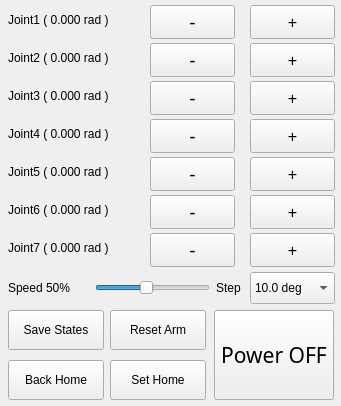
<?xml version="1.0" encoding="UTF-8"?>
<ui version="4.0">
 <class>Form</class>
 <widget class="QWidget" name="Form">
  <property name="geometry">
   <rect>
    <x>0</x>
    <y>0</y>
    <width>341</width>
    <height>406</height>
   </rect>
  </property>
  <property name="minimumSize">
   <size>
    <width>324</width>
    <height>356</height>
   </size>
  </property>
  <property name="maximumSize">
   <size>
    <width>500</width>
    <height>500</height>
   </size>
  </property>
  <property name="cursor">
   <cursorShape>ArrowCursor</cursorShape>
  </property>
  <property name="windowTitle">
   <string>Oil HMI</string>
  </property>
  <property name="autoFillBackground">
   <bool>false</bool>
  </property>
  <widget class="QPushButton" name="pushButton7_2">
   <property name="geometry">
    <rect>
     <x>250</x>
     <y>233</y>
     <width>85</width>
     <height>34</height>
    </rect>
   </property>
   <property name="font">
    <font>
     <family>Ubuntu</family>
     <pointsize>12</pointsize>
     <weight>50</weight>
     <italic>false</italic>
     <bold>false</bold>
    </font>
   </property>
   <property name="cursor">
    <cursorShape>PointingHandCursor</cursorShape>
   </property>
   <property name="text">
    <string>+</string>
   </property>
  </widget>
  <widget class="QPushButton" name="pushButton2_2">
   <property name="geometry">
    <rect>
     <x>250</x>
     <y>43</y>
     <width>85</width>
     <height>34</height>
    </rect>
   </property>
   <property name="font">
    <font>
     <family>Ubuntu</family>
     <pointsize>12</pointsize>
     <weight>50</weight>
     <italic>false</italic>
     <bold>false</bold>
    </font>
   </property>
   <property name="cursor">
    <cursorShape>PointingHandCursor</cursorShape>
   </property>
   <property name="text">
    <string>+</string>
   </property>
  </widget>
  <widget class="QLabel" name="label_6">
   <property name="geometry">
    <rect>
     <x>8</x>
     <y>194</y>
     <width>130</width>
     <height>32</height>
    </rect>
   </property>
   <property name="text">
    <string>Joint6 ( 0.000 rad )</string>
   </property>
  </widget>
  <widget class="QPushButton" name="pushButton1_1">
   <property name="geometry">
    <rect>
     <x>150</x>
     <y>5</y>
     <width>85</width>
     <height>34</height>
    </rect>
   </property>
   <property name="font">
    <font>
     <family>Ubuntu</family>
     <pointsize>14</pointsize>
     <weight>50</weight>
     <italic>false</italic>
     <bold>false</bold>
    </font>
   </property>
   <property name="cursor">
    <cursorShape>PointingHandCursor</cursorShape>
   </property>
   <property name="text">
    <string>-</string>
   </property>
  </widget>
  <widget class="QPushButton" name="pushButton3_1">
   <property name="geometry">
    <rect>
     <x>150</x>
     <y>81</y>
     <width>85</width>
     <height>34</height>
    </rect>
   </property>
   <property name="font">
    <font>
     <family>Ubuntu</family>
     <pointsize>14</pointsize>
     <weight>50</weight>
     <italic>false</italic>
     <bold>false</bold>
    </font>
   </property>
   <property name="cursor">
    <cursorShape>PointingHandCursor</cursorShape>
   </property>
   <property name="text">
    <string>-</string>
   </property>
  </widget>
  <widget class="QPushButton" name="pushButton6_2">
   <property name="geometry">
    <rect>
     <x>250</x>
     <y>195</y>
     <width>85</width>
     <height>34</height>
    </rect>
   </property>
   <property name="font">
    <font>
     <family>Ubuntu</family>
     <pointsize>12</pointsize>
     <weight>50</weight>
     <italic>false</italic>
     <bold>false</bold>
    </font>
   </property>
   <property name="cursor">
    <cursorShape>PointingHandCursor</cursorShape>
   </property>
   <property name="text">
    <string>+</string>
   </property>
  </widget>
  <widget class="QPushButton" name="pushButton2_1">
   <property name="geometry">
    <rect>
     <x>150</x>
     <y>43</y>
     <width>85</width>
     <height>34</height>
    </rect>
   </property>
   <property name="font">
    <font>
     <family>Ubuntu</family>
     <pointsize>14</pointsize>
     <weight>50</weight>
     <italic>false</italic>
     <bold>false</bold>
    </font>
   </property>
   <property name="cursor">
    <cursorShape>PointingHandCursor</cursorShape>
   </property>
   <property name="text">
    <string>-</string>
   </property>
  </widget>
  <widget class="QPushButton" name="pushButton7_1">
   <property name="geometry">
    <rect>
     <x>150</x>
     <y>233</y>
     <width>85</width>
     <height>34</height>
    </rect>
   </property>
   <property name="font">
    <font>
     <family>Ubuntu</family>
     <pointsize>14</pointsize>
     <weight>50</weight>
     <italic>false</italic>
     <bold>false</bold>
    </font>
   </property>
   <property name="cursor">
    <cursorShape>PointingHandCursor</cursorShape>
   </property>
   <property name="text">
    <string>-</string>
   </property>
  </widget>
  <widget class="QLabel" name="label_5">
   <property name="geometry">
    <rect>
     <x>8</x>
     <y>156</y>
     <width>130</width>
     <height>32</height>
    </rect>
   </property>
   <property name="text">
    <string>Joint5 ( 0.000 rad )</string>
   </property>
  </widget>
  <widget class="QLabel" name="label_2">
   <property name="geometry">
    <rect>
     <x>8</x>
     <y>42</y>
     <width>130</width>
     <height>32</height>
    </rect>
   </property>
   <property name="text">
    <string>Joint2 ( 0.000 rad )</string>
   </property>
  </widget>
  <widget class="QPushButton" name="pushButton3_2">
   <property name="geometry">
    <rect>
     <x>250</x>
     <y>81</y>
     <width>85</width>
     <height>34</height>
    </rect>
   </property>
   <property name="font">
    <font>
     <family>Ubuntu</family>
     <pointsize>12</pointsize>
     <weight>50</weight>
     <italic>false</italic>
     <bold>false</bold>
    </font>
   </property>
   <property name="cursor">
    <cursorShape>PointingHandCursor</cursorShape>
   </property>
   <property name="text">
    <string>+</string>
   </property>
  </widget>
  <widget class="QLabel" name="label_4">
   <property name="geometry">
    <rect>
     <x>8</x>
     <y>118</y>
     <width>130</width>
     <height>32</height>
    </rect>
   </property>
   <property name="text">
    <string>Joint4 ( 0.000 rad )</string>
   </property>
  </widget>
  <widget class="QLabel" name="label_1">
   <property name="geometry">
    <rect>
     <x>8</x>
     <y>4</y>
     <width>130</width>
     <height>32</height>
    </rect>
   </property>
   <property name="text">
    <string>Joint1 ( 0.000 rad )</string>
   </property>
  </widget>
  <widget class="QPushButton" name="pushButton6_1">
   <property name="geometry">
    <rect>
     <x>150</x>
     <y>195</y>
     <width>85</width>
     <height>34</height>
    </rect>
   </property>
   <property name="font">
    <font>
     <family>Ubuntu</family>
     <pointsize>14</pointsize>
     <weight>50</weight>
     <italic>false</italic>
     <bold>false</bold>
    </font>
   </property>
   <property name="cursor">
    <cursorShape>PointingHandCursor</cursorShape>
   </property>
   <property name="text">
    <string>-</string>
   </property>
  </widget>
  <widget class="QPushButton" name="pushButton5_2">
   <property name="geometry">
    <rect>
     <x>250</x>
     <y>157</y>
     <width>85</width>
     <height>34</height>
    </rect>
   </property>
   <property name="font">
    <font>
     <family>Ubuntu</family>
     <pointsize>12</pointsize>
     <weight>50</weight>
     <italic>false</italic>
     <bold>false</bold>
    </font>
   </property>
   <property name="cursor">
    <cursorShape>PointingHandCursor</cursorShape>
   </property>
   <property name="text">
    <string>+</string>
   </property>
  </widget>
  <widget class="QPushButton" name="pushButton4_2">
   <property name="geometry">
    <rect>
     <x>250</x>
     <y>119</y>
     <width>85</width>
     <height>34</height>
    </rect>
   </property>
   <property name="font">
    <font>
     <family>Ubuntu</family>
     <pointsize>12</pointsize>
     <weight>50</weight>
     <italic>false</italic>
     <bold>false</bold>
    </font>
   </property>
   <property name="cursor">
    <cursorShape>PointingHandCursor</cursorShape>
   </property>
   <property name="text">
    <string>+</string>
   </property>
  </widget>
  <widget class="QLabel" name="label_3">
   <property name="geometry">
    <rect>
     <x>8</x>
     <y>80</y>
     <width>130</width>
     <height>32</height>
    </rect>
   </property>
   <property name="text">
    <string>Joint3 ( 0.000 rad )</string>
   </property>
  </widget>
  <widget class="QPushButton" name="pushButton5_1">
   <property name="geometry">
    <rect>
     <x>150</x>
     <y>157</y>
     <width>85</width>
     <height>34</height>
    </rect>
   </property>
   <property name="font">
    <font>
     <family>Ubuntu</family>
     <pointsize>14</pointsize>
     <weight>50</weight>
     <italic>false</italic>
     <bold>false</bold>
    </font>
   </property>
   <property name="cursor">
    <cursorShape>PointingHandCursor</cursorShape>
   </property>
   <property name="text">
    <string>-</string>
   </property>
  </widget>
  <widget class="QPushButton" name="pushButton1_2">
   <property name="geometry">
    <rect>
     <x>250</x>
     <y>5</y>
     <width>85</width>
     <height>34</height>
    </rect>
   </property>
   <property name="font">
    <font>
     <family>Ubuntu</family>
     <pointsize>12</pointsize>
     <weight>50</weight>
     <italic>false</italic>
     <bold>false</bold>
    </font>
   </property>
   <property name="cursor">
    <cursorShape>PointingHandCursor</cursorShape>
   </property>
   <property name="text">
    <string>+</string>
   </property>
  </widget>
  <widget class="QLabel" name="label_7">
   <property name="geometry">
    <rect>
     <x>8</x>
     <y>232</y>
     <width>130</width>
     <height>32</height>
    </rect>
   </property>
   <property name="text">
    <string>Joint7 ( 0.000 rad )</string>
   </property>
  </widget>
  <widget class="QPushButton" name="pushButton4_1">
   <property name="geometry">
    <rect>
     <x>150</x>
     <y>119</y>
     <width>85</width>
     <height>34</height>
    </rect>
   </property>
   <property name="font">
    <font>
     <family>Ubuntu</family>
     <pointsize>14</pointsize>
     <weight>50</weight>
     <italic>false</italic>
     <bold>false</bold>
    </font>
   </property>
   <property name="cursor">
    <cursorShape>PointingHandCursor</cursorShape>
   </property>
   <property name="text">
    <string>-</string>
   </property>
  </widget>
  <widget class="QPushButton" name="saveButton">
   <property name="geometry">
    <rect>
     <x>8</x>
     <y>310</y>
     <width>96</width>
     <height>40</height>
    </rect>
   </property>
   <property name="minimumSize">
    <size>
     <width>96</width>
     <height>30</height>
    </size>
   </property>
   <property name="maximumSize">
    <size>
     <width>120</width>
     <height>120</height>
    </size>
   </property>
   <property name="cursor">
    <cursorShape>PointingHandCursor</cursorShape>
   </property>
   <property name="text">
    <string>Save States</string>
   </property>
  </widget>
  <widget class="QPushButton" name="powerButton">
   <property name="geometry">
    <rect>
     <x>214</x>
     <y>310</y>
     <width>120</width>
     <height>90</height>
    </rect>
   </property>
   <property name="minimumSize">
    <size>
     <width>30</width>
     <height>30</height>
    </size>
   </property>
   <property name="maximumSize">
    <size>
     <width>200</width>
     <height>200</height>
    </size>
   </property>
   <property name="font">
    <font>
     <family>Ubuntu Mono</family>
     <pointsize>16</pointsize>
     <weight>50</weight>
     <italic>false</italic>
     <bold>false</bold>
    </font>
   </property>
   <property name="cursor">
    <cursorShape>PointingHandCursor</cursorShape>
   </property>
   <property name="text">
    <string>Power OFF</string>
   </property>
  </widget>
  <widget class="QPushButton" name="resetButton">
   <property name="geometry">
    <rect>
     <x>110</x>
     <y>310</y>
     <width>96</width>
     <height>40</height>
    </rect>
   </property>
   <property name="minimumSize">
    <size>
     <width>96</width>
     <height>30</height>
    </size>
   </property>
   <property name="maximumSize">
    <size>
     <width>120</width>
     <height>120</height>
    </size>
   </property>
   <property name="cursor">
    <cursorShape>PointingHandCursor</cursorShape>
   </property>
   <property name="text">
    <string>Reset Arm</string>
   </property>
  </widget>
  <widget class="QSlider" name="horizontalSlider">
   <property name="geometry">
    <rect>
     <x>95</x>
     <y>272</y>
     <width>115</width>
     <height>32</height>
    </rect>
   </property>
   <property name="cursor">
    <cursorShape>PointingHandCursor</cursorShape>
   </property>
   <property name="focusPolicy">
    <enum>Qt::StrongFocus</enum>
   </property>
   <property name="autoFillBackground">
    <bool>false</bool>
   </property>
   <property name="minimum">
    <number>10</number>
   </property>
   <property name="maximum">
    <number>100</number>
   </property>
   <property name="value">
    <number>50</number>
   </property>
   <property name="sliderPosition">
    <number>50</number>
   </property>
   <property name="orientation">
    <enum>Qt::Horizontal</enum>
   </property>
   <property name="tickPosition">
    <enum>QSlider::NoTicks</enum>
   </property>
   <property name="tickInterval">
    <number>8</number>
   </property>
  </widget>
  <widget class="QLabel" name="label_8">
   <property name="geometry">
    <rect>
     <x>8</x>
     <y>272</y>
     <width>91</width>
     <height>32</height>
    </rect>
   </property>
   <property name="text">
    <string>Speed 50%</string>
   </property>
  </widget>
  <widget class="QComboBox" name="comboBox">
   <property name="geometry">
    <rect>
     <x>250</x>
     <y>272</y>
     <width>85</width>
     <height>32</height>
    </rect>
   </property>
   <property name="currentIndex">
    <number>3</number>
   </property>
   <item>
    <property name="text">
     <string>90.0 deg</string>
    </property>
   </item>
   <item>
    <property name="text">
     <string>60.0 deg</string>
    </property>
   </item>
   <item>
    <property name="text">
     <string>30.0 deg</string>
    </property>
   </item>
   <item>
    <property name="text">
     <string>10.0 deg</string>
    </property>
   </item>
   <item>
    <property name="text">
     <string>5.00 deg</string>
    </property>
   </item>
   <item>
    <property name="text">
     <string>1.00 deg</string>
    </property>
   </item>
   <item>
    <property name="text">
     <string>0.50 deg</string>
    </property>
   </item>
   <item>
    <property name="text">
     <string>0.25 deg</string>
    </property>
   </item>
   <item>
    <property name="text">
     <string>0.10 deg</string>
    </property>
   </item>
   <item>
    <property name="text">
     <string>0.05 deg</string>
    </property>
   </item>
   <item>
    <property name="text">
     <string>1.60 rad</string>
    </property>
   </item>
   <item>
    <property name="text">
     <string>0.80 rad</string>
    </property>
   </item>
   <item>
    <property name="text">
     <string>0.40 rad</string>
    </property>
   </item>
   <item>
    <property name="text">
     <string>0.20 rad</string>
    </property>
   </item>
   <item>
    <property name="text">
     <string>0.10 rad</string>
    </property>
   </item>
   <item>
    <property name="text">
     <string>0.05 rad</string>
    </property>
   </item>
   <item>
    <property name="text">
     <string>0.02 rad</string>
    </property>
   </item>
   <item>
    <property name="text">
     <string>0.01 rad</string>
    </property>
   </item>
  </widget>
  <widget class="QLabel" name="label_9">
   <property name="geometry">
    <rect>
     <x>216</x>
     <y>272</y>
     <width>31</width>
     <height>32</height>
    </rect>
   </property>
   <property name="text">
    <string>Step</string>
   </property>
  </widget>
  <widget class="QPushButton" name="setHomeButton">
   <property name="geometry">
    <rect>
     <x>110</x>
     <y>360</y>
     <width>96</width>
     <height>40</height>
    </rect>
   </property>
   <property name="minimumSize">
    <size>
     <width>96</width>
     <height>30</height>
    </size>
   </property>
   <property name="maximumSize">
    <size>
     <width>120</width>
     <height>120</height>
    </size>
   </property>
   <property name="cursor">
    <cursorShape>PointingHandCursor</cursorShape>
   </property>
   <property name="text">
    <string>Set Home</string>
   </property>
  </widget>
  <widget class="QPushButton" name="backHomeButton">
   <property name="geometry">
    <rect>
     <x>8</x>
     <y>360</y>
     <width>96</width>
     <height>40</height>
    </rect>
   </property>
   <property name="minimumSize">
    <size>
     <width>96</width>
     <height>30</height>
    </size>
   </property>
   <property name="maximumSize">
    <size>
     <width>120</width>
     <height>120</height>
    </size>
   </property>
   <property name="cursor">
    <cursorShape>PointingHandCursor</cursorShape>
   </property>
   <property name="text">
    <string>Back Home</string>
   </property>
  </widget>
 </widget>
 <tabstops>
  <tabstop>pushButton1_1</tabstop>
  <tabstop>pushButton1_2</tabstop>
  <tabstop>pushButton2_1</tabstop>
  <tabstop>pushButton2_2</tabstop>
  <tabstop>pushButton3_1</tabstop>
  <tabstop>pushButton3_2</tabstop>
  <tabstop>pushButton4_1</tabstop>
  <tabstop>pushButton4_2</tabstop>
  <tabstop>pushButton5_1</tabstop>
  <tabstop>pushButton5_2</tabstop>
  <tabstop>pushButton6_1</tabstop>
  <tabstop>pushButton6_2</tabstop>
  <tabstop>pushButton7_1</tabstop>
  <tabstop>pushButton7_2</tabstop>
 </tabstops>
 <resources/>
 <connections>
  <connection>
   <sender>pushButton1_1</sender>
   <signal>pressed()</signal>
   <receiver>Form</receiver>
   <slot>joint1_minus()</slot>
   <hints>
    <hint type="sourcelabel">
     <x>261</x>
     <y>27</y>
    </hint>
    <hint type="destinationlabel">
     <x>158</x>
     <y>0</y>
    </hint>
   </hints>
  </connection>
  <connection>
   <sender>pushButton1_2</sender>
   <signal>pressed()</signal>
   <receiver>Form</receiver>
   <slot>joint1_plus()</slot>
   <hints>
    <hint type="sourcelabel">
     <x>352</x>
     <y>24</y>
    </hint>
    <hint type="destinationlabel">
     <x>247</x>
     <y>0</y>
    </hint>
   </hints>
  </connection>
  <connection>
   <sender>powerButton</sender>
   <signal>pressed()</signal>
   <receiver>Form</receiver>
   <slot>power()</slot>
   <hints>
    <hint type="sourcelabel">
     <x>303</x>
     <y>335</y>
    </hint>
    <hint type="destinationlabel">
     <x>222</x>
     <y>0</y>
    </hint>
   </hints>
  </connection>
  <connection>
   <sender>pushButton2_1</sender>
   <signal>pressed()</signal>
   <receiver>Form</receiver>
   <slot>joint2_minus()</slot>
   <hints>
    <hint type="sourcelabel">
     <x>289</x>
     <y>64</y>
    </hint>
    <hint type="destinationlabel">
     <x>191</x>
     <y>0</y>
    </hint>
   </hints>
  </connection>
  <connection>
   <sender>pushButton2_2</sender>
   <signal>pressed()</signal>
   <receiver>Form</receiver>
   <slot>joint2_plus()</slot>
   <hints>
    <hint type="sourcelabel">
     <x>383</x>
     <y>56</y>
    </hint>
    <hint type="destinationlabel">
     <x>284</x>
     <y>0</y>
    </hint>
   </hints>
  </connection>
  <connection>
   <sender>pushButton3_1</sender>
   <signal>pressed()</signal>
   <receiver>Form</receiver>
   <slot>joint3_minus()</slot>
   <hints>
    <hint type="sourcelabel">
     <x>251</x>
     <y>101</y>
    </hint>
    <hint type="destinationlabel">
     <x>130</x>
     <y>82</y>
    </hint>
   </hints>
  </connection>
  <connection>
   <sender>pushButton3_2</sender>
   <signal>pressed()</signal>
   <receiver>Form</receiver>
   <slot>joint3_plus()</slot>
   <hints>
    <hint type="sourcelabel">
     <x>346</x>
     <y>105</y>
    </hint>
    <hint type="destinationlabel">
     <x>129</x>
     <y>116</y>
    </hint>
   </hints>
  </connection>
  <connection>
   <sender>pushButton4_1</sender>
   <signal>pressed()</signal>
   <receiver>Form</receiver>
   <slot>joint4_minus()</slot>
   <hints>
    <hint type="sourcelabel">
     <x>285</x>
     <y>136</y>
    </hint>
    <hint type="destinationlabel">
     <x>45</x>
     <y>152</y>
    </hint>
   </hints>
  </connection>
  <connection>
   <sender>pushButton4_2</sender>
   <signal>pressed()</signal>
   <receiver>Form</receiver>
   <slot>joint4_plus()</slot>
   <hints>
    <hint type="sourcelabel">
     <x>345</x>
     <y>140</y>
    </hint>
    <hint type="destinationlabel">
     <x>320</x>
     <y>140</y>
    </hint>
   </hints>
  </connection>
  <connection>
   <sender>pushButton5_1</sender>
   <signal>pressed()</signal>
   <receiver>Form</receiver>
   <slot>joint5_minus()</slot>
   <hints>
    <hint type="sourcelabel">
     <x>280</x>
     <y>176</y>
    </hint>
    <hint type="destinationlabel">
     <x>131</x>
     <y>192</y>
    </hint>
   </hints>
  </connection>
  <connection>
   <sender>pushButton5_2</sender>
   <signal>pressed()</signal>
   <receiver>Form</receiver>
   <slot>joint5_plus()</slot>
   <hints>
    <hint type="sourcelabel">
     <x>379</x>
     <y>178</y>
    </hint>
    <hint type="destinationlabel">
     <x>320</x>
     <y>182</y>
    </hint>
   </hints>
  </connection>
  <connection>
   <sender>pushButton6_1</sender>
   <signal>pressed()</signal>
   <receiver>Form</receiver>
   <slot>joint6_minus()</slot>
   <hints>
    <hint type="sourcelabel">
     <x>289</x>
     <y>222</y>
    </hint>
    <hint type="destinationlabel">
     <x>72</x>
     <y>229</y>
    </hint>
   </hints>
  </connection>
  <connection>
   <sender>pushButton6_2</sender>
   <signal>pressed()</signal>
   <receiver>Form</receiver>
   <slot>joint6_plus()</slot>
   <hints>
    <hint type="sourcelabel">
     <x>380</x>
     <y>211</y>
    </hint>
    <hint type="destinationlabel">
     <x>319</x>
     <y>218</y>
    </hint>
   </hints>
  </connection>
  <connection>
   <sender>pushButton7_1</sender>
   <signal>pressed()</signal>
   <receiver>Form</receiver>
   <slot>joint7_minus()</slot>
   <hints>
    <hint type="sourcelabel">
     <x>286</x>
     <y>248</y>
    </hint>
    <hint type="destinationlabel">
     <x>172</x>
     <y>290</y>
    </hint>
   </hints>
  </connection>
  <connection>
   <sender>pushButton7_2</sender>
   <signal>pressed()</signal>
   <receiver>Form</receiver>
   <slot>joint7_plus()</slot>
   <hints>
    <hint type="sourcelabel">
     <x>379</x>
     <y>254</y>
    </hint>
    <hint type="destinationlabel">
     <x>311</x>
     <y>287</y>
    </hint>
   </hints>
  </connection>
  <connection>
   <sender>saveButton</sender>
   <signal>pressed()</signal>
   <receiver>Form</receiver>
   <slot>save_state()</slot>
   <hints>
    <hint type="sourcelabel">
     <x>44</x>
     <y>320</y>
    </hint>
    <hint type="destinationlabel">
     <x>93</x>
     <y>267</y>
    </hint>
   </hints>
  </connection>
  <connection>
   <sender>pushButton1_1</sender>
   <signal>released()</signal>
   <receiver>Form</receiver>
   <slot>joint1_minus_done()</slot>
   <hints>
    <hint type="sourcelabel">
     <x>243</x>
     <y>26</y>
    </hint>
    <hint type="destinationlabel">
     <x>10</x>
     <y>0</y>
    </hint>
   </hints>
  </connection>
  <connection>
   <sender>pushButton1_2</sender>
   <signal>released()</signal>
   <receiver>Form</receiver>
   <slot>joint1_plus_done()</slot>
   <hints>
    <hint type="sourcelabel">
     <x>401</x>
     <y>21</y>
    </hint>
    <hint type="destinationlabel">
     <x>321</x>
     <y>0</y>
    </hint>
   </hints>
  </connection>
  <connection>
   <sender>pushButton2_1</sender>
   <signal>released()</signal>
   <receiver>Form</receiver>
   <slot>joint2_minus_done()</slot>
   <hints>
    <hint type="sourcelabel">
     <x>306</x>
     <y>58</y>
    </hint>
    <hint type="destinationlabel">
     <x>7</x>
     <y>38</y>
    </hint>
   </hints>
  </connection>
  <connection>
   <sender>pushButton2_2</sender>
   <signal>released()</signal>
   <receiver>Form</receiver>
   <slot>joint2_plus_done()</slot>
   <hints>
    <hint type="sourcelabel">
     <x>366</x>
     <y>57</y>
    </hint>
    <hint type="destinationlabel">
     <x>5</x>
     <y>78</y>
    </hint>
   </hints>
  </connection>
  <connection>
   <sender>pushButton3_1</sender>
   <signal>released()</signal>
   <receiver>Form</receiver>
   <slot>joint3_minus_done()</slot>
   <hints>
    <hint type="sourcelabel">
     <x>277</x>
     <y>101</y>
    </hint>
    <hint type="destinationlabel">
     <x>4</x>
     <y>114</y>
    </hint>
   </hints>
  </connection>
  <connection>
   <sender>pushButton3_2</sender>
   <signal>released()</signal>
   <receiver>Form</receiver>
   <slot>joint3_plus_done()</slot>
   <hints>
    <hint type="sourcelabel">
     <x>407</x>
     <y>100</y>
    </hint>
    <hint type="destinationlabel">
     <x>321</x>
     <y>100</y>
    </hint>
   </hints>
  </connection>
  <connection>
   <sender>pushButton4_1</sender>
   <signal>released()</signal>
   <receiver>Form</receiver>
   <slot>joint4_minus_done()</slot>
   <hints>
    <hint type="sourcelabel">
     <x>312</x>
     <y>134</y>
    </hint>
    <hint type="destinationlabel">
     <x>125</x>
     <y>151</y>
    </hint>
   </hints>
  </connection>
  <connection>
   <sender>pushButton4_2</sender>
   <signal>released()</signal>
   <receiver>Form</receiver>
   <slot>joint4_plus_done()</slot>
   <hints>
    <hint type="sourcelabel">
     <x>389</x>
     <y>127</y>
    </hint>
    <hint type="destinationlabel">
     <x>320</x>
     <y>158</y>
    </hint>
   </hints>
  </connection>
  <connection>
   <sender>pushButton5_1</sender>
   <signal>released()</signal>
   <receiver>Form</receiver>
   <slot>joint5_minus_done()</slot>
   <hints>
    <hint type="sourcelabel">
     <x>313</x>
     <y>171</y>
    </hint>
    <hint type="destinationlabel">
     <x>118</x>
     <y>190</y>
    </hint>
   </hints>
  </connection>
  <connection>
   <sender>pushButton5_2</sender>
   <signal>released()</signal>
   <receiver>Form</receiver>
   <slot>joint5_plus_done()</slot>
   <hints>
    <hint type="sourcelabel">
     <x>402</x>
     <y>165</y>
    </hint>
    <hint type="destinationlabel">
     <x>321</x>
     <y>196</y>
    </hint>
   </hints>
  </connection>
  <connection>
   <sender>pushButton6_1</sender>
   <signal>released()</signal>
   <receiver>Form</receiver>
   <slot>joint6_minus_done()</slot>
   <hints>
    <hint type="sourcelabel">
     <x>253</x>
     <y>205</y>
    </hint>
    <hint type="destinationlabel">
     <x>130</x>
     <y>197</y>
    </hint>
   </hints>
  </connection>
  <connection>
   <sender>pushButton6_2</sender>
   <signal>released()</signal>
   <receiver>Form</receiver>
   <slot>joint6_plus_done()</slot>
   <hints>
    <hint type="sourcelabel">
     <x>371</x>
     <y>203</y>
    </hint>
    <hint type="destinationlabel">
     <x>320</x>
     <y>232</y>
    </hint>
   </hints>
  </connection>
  <connection>
   <sender>pushButton7_1</sender>
   <signal>released()</signal>
   <receiver>Form</receiver>
   <slot>joint7_minus_done()</slot>
   <hints>
    <hint type="sourcelabel">
     <x>308</x>
     <y>250</y>
    </hint>
    <hint type="destinationlabel">
     <x>35</x>
     <y>268</y>
    </hint>
   </hints>
  </connection>
  <connection>
   <sender>pushButton7_2</sender>
   <signal>released()</signal>
   <receiver>Form</receiver>
   <slot>joint7_plus_done()</slot>
   <hints>
    <hint type="sourcelabel">
     <x>338</x>
     <y>247</y>
    </hint>
    <hint type="destinationlabel">
     <x>317</x>
     <y>271</y>
    </hint>
   </hints>
  </connection>
  <connection>
   <sender>horizontalSlider</sender>
   <signal>valueChanged(int)</signal>
   <receiver>Form</receiver>
   <slot>slide_moved()</slot>
   <hints>
    <hint type="sourcelabel">
     <x>225</x>
     <y>288</y>
    </hint>
    <hint type="destinationlabel">
     <x>216</x>
     <y>308</y>
    </hint>
   </hints>
  </connection>
  <connection>
   <sender>resetButton</sender>
   <signal>pressed()</signal>
   <receiver>Form</receiver>
   <slot>reset_arm()</slot>
   <hints>
    <hint type="sourcelabel">
     <x>162</x>
     <y>327</y>
    </hint>
    <hint type="destinationlabel">
     <x>321</x>
     <y>342</y>
    </hint>
   </hints>
  </connection>
  <connection>
   <sender>comboBox</sender>
   <signal>currentIndexChanged(int)</signal>
   <receiver>Form</receiver>
   <slot>selectionchange()</slot>
   <hints>
    <hint type="sourcelabel">
     <x>381</x>
     <y>300</y>
    </hint>
    <hint type="destinationlabel">
     <x>331</x>
     <y>300</y>
    </hint>
   </hints>
  </connection>
  <connection>
   <sender>setHomeButton</sender>
   <signal>pressed()</signal>
   <receiver>Form</receiver>
   <slot>set_home()</slot>
   <hints>
    <hint type="sourcelabel">
     <x>156</x>
     <y>376</y>
    </hint>
    <hint type="destinationlabel">
     <x>205</x>
     <y>381</y>
    </hint>
   </hints>
  </connection>
  <connection>
   <sender>backHomeButton</sender>
   <signal>pressed()</signal>
   <receiver>Form</receiver>
   <slot>back_home()</slot>
   <hints>
    <hint type="sourcelabel">
     <x>97</x>
     <y>380</y>
    </hint>
    <hint type="destinationlabel">
     <x>326</x>
     <y>381</y>
    </hint>
   </hints>
  </connection>
 </connections>
 <slots>
  <slot>joint1_minus()</slot>
  <slot>joint1_plus()</slot>
  <slot>joint2_minus()</slot>
  <slot>joint2_plus()</slot>
  <slot>joint3_minus()</slot>
  <slot>joint3_plus()</slot>
  <slot>joint4_minus()</slot>
  <slot>joint4_plus()</slot>
  <slot>joint5_minus()</slot>
  <slot>joint5_plus()</slot>
  <slot>joint6_minus()</slot>
  <slot>joint6_plus()</slot>
  <slot>joint7_minus()</slot>
  <slot>joint7_plus()</slot>
  <slot>save_state()</slot>
  <slot>joint1_minus_done()</slot>
  <slot>joint2_minus_done()</slot>
  <slot>joint3_minus_done()</slot>
  <slot>joint4_minus_done()</slot>
  <slot>joint5_minus_done()</slot>
  <slot>joint6_minus_done()</slot>
  <slot>joint7_minus_done()</slot>
  <slot>joint1_plus_done()</slot>
  <slot>joint2_plus_done()</slot>
  <slot>joint3_plus_done()</slot>
  <slot>joint4_plus_done()</slot>
  <slot>joint5_plus_done()</slot>
  <slot>joint6_plus_done()</slot>
  <slot>joint7_plus_done()</slot>
  <slot>slide_moved()</slot>
  <slot>selectionchange()</slot>
  <slot>power()</slot>
  <slot>set_home()</slot>
  <slot>back_home()</slot>
  <slot>reset_arm()</slot>
 </slots>
</ui>
